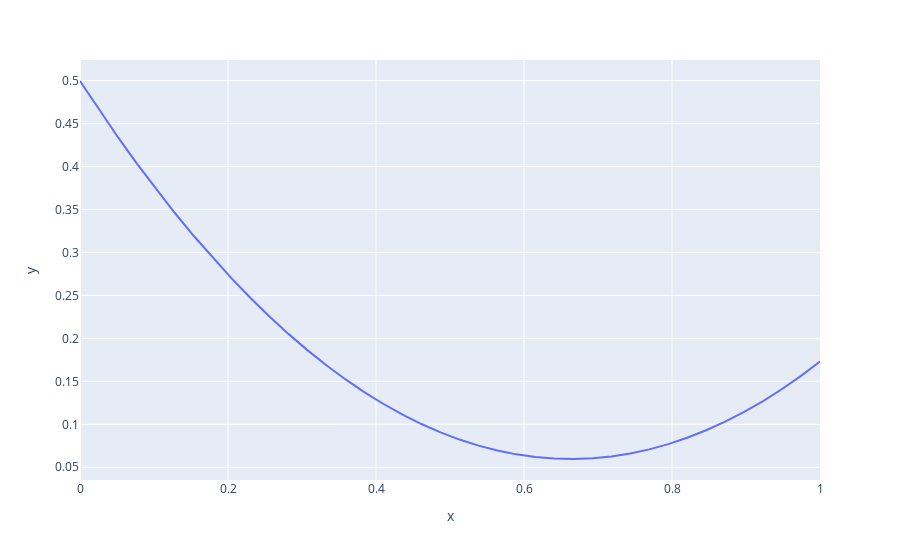

The notebook cell this image was saved under:
### Markdown cell above
### Task 2b

Create a plot that shows the loss curve for $\theta$ in the range [0, 1], using the Mean Squared Error loss function.  
That is, $L(x, y) = \frac{1}{m} \sum [ f_\theta(x_k) - y_k)^2 ]$. Where $m$ is the number of data points in the training set. Remember: $f_{\theta}(x) = \theta$.


Using the plot find the value of $\theta$ that minimize the loss.

### Code cell
# -- CODE -- for Task 2b goes here.

def model(x, theta):
    return theta

def loss(x, y, theta):
    loss = []
    for th in theta:
        loss.append((1/len(x)) * sum((model(x, th) - y)**2))
    return loss

theta = np.linspace(0, 1, len(x_train))
loss_values = loss(x_train, y_train, theta)

fig = px.line(x=theta, y=loss_values)
fig.show()

# As one can see in the plot the loss is the lowest for theta = 0.7

### Figure 1 — Plotly figure (JSON) as saved in the notebook; plotly's stock layout.template omitted (floating-point values rounded to 4 significant figures)
{"data": [{"hovertemplate": "x=%{x}<br>y=%{y}<extra></extra>", "legendgroup": "", "line": {"color": "#636efa", "dash": "solid"}, "marker": {"symbol": "circle"}, "mode": "lines", "name": "", "orientation": "v", "showlegend": false, "type": "scatter", "x": [0.0, 0.02564, 0.05128, 0.07692, 0.1026, 0.1282, 0.1538, 0.1795, 0.2051, 0.2308, 0.2564, 0.2821, 0.3077, 0.3333, 0.359, 0.3846, 0.4103, 0.4359, 0.4615, 0.4872, 0.5128, 0.5385, 0.5641, 0.5897, 0.6154, 0.641, 0.6667, 0.6923, 0.7179, 0.7436, 0.7692, 0.7949, 0.8205, 0.8462, 0.8718, 0.8974, 0.9231, 0.9487, 0.9744, 1.0], "xaxis": "x", "y": [0.4996, 0.4662, 0.4342, 0.4034, 0.374, 0.3459, 0.3191, 0.2937, 0.2695, 0.2467, 0.2252, 0.205, 0.1861, 0.1685, 0.1522, 0.1373, 0.1236, 0.1113, 0.1003, 0.09063, 0.08225, 0.0752, 0.06945, 0.06502, 0.06191, 0.06011, 0.05963, 0.06046, 0.0626, 0.06606, 0.07084, 0.07693, 0.08433, 0.09305, 0.1031, 0.1144, 0.1271, 0.1411, 0.1564, 0.173], "yaxis": "y"}], "layout": {"legend": {"tracegroupgap": 0}, "margin": {"t": 60}, "xaxis": {"anchor": "y", "domain": [0, 1], "title": {"text": "x"}}, "yaxis": {"anchor": "x", "domain": [0, 1], "title": {"text": "y"}}}}
